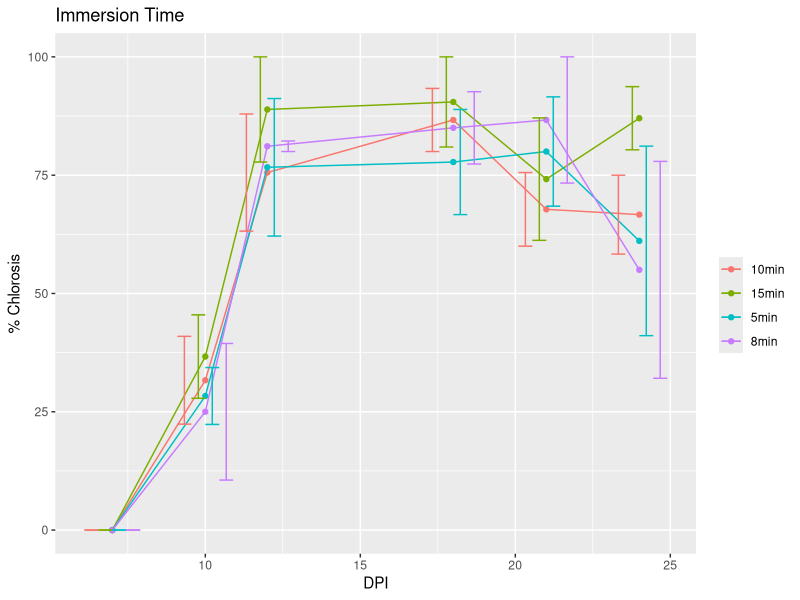

R code for this plot:
#making the immersion time experiment's plot using ggplot2

#loading the libraries
library(dplyr)
library(ggplot2)
library(patchwork)

#for using ggplot we need the data in long format
immersiontime <- read.csv("immersiontime_long_clean.csv")

#creating a column with dpi
immersiontime$dpi <- as.Date(immersiontime$date, format = "%d/%m/%Y") - as.Date("22/03/2024", format = "%d/%m/%Y")

#making trt a factor
immersiontime$trt <- as.factor(immersiontime$trt)

#making the plot with ggplot, aes makes the grid and it is where we determine the looks of the graph
plot2 <- immersiontime %>%
  ggplot(aes(x = dpi, y = disease_percentage, color = trt, group = trt)) + #ggplot does the graph as multiple layers
  stat_summary(geom = "point", position = "dodge") + #geom point plots every single data point
  stat_summary(geom = "line", position = "dodge") + #stat_summary adds a layer with a summary statistic of the data, not the raw data
  stat_summary(geom = "errorbar", position = "dodge") +
  labs(x = "DPI", y = "% Chlorosis", title = "Immersion Time", color = "")

print(plot2)

